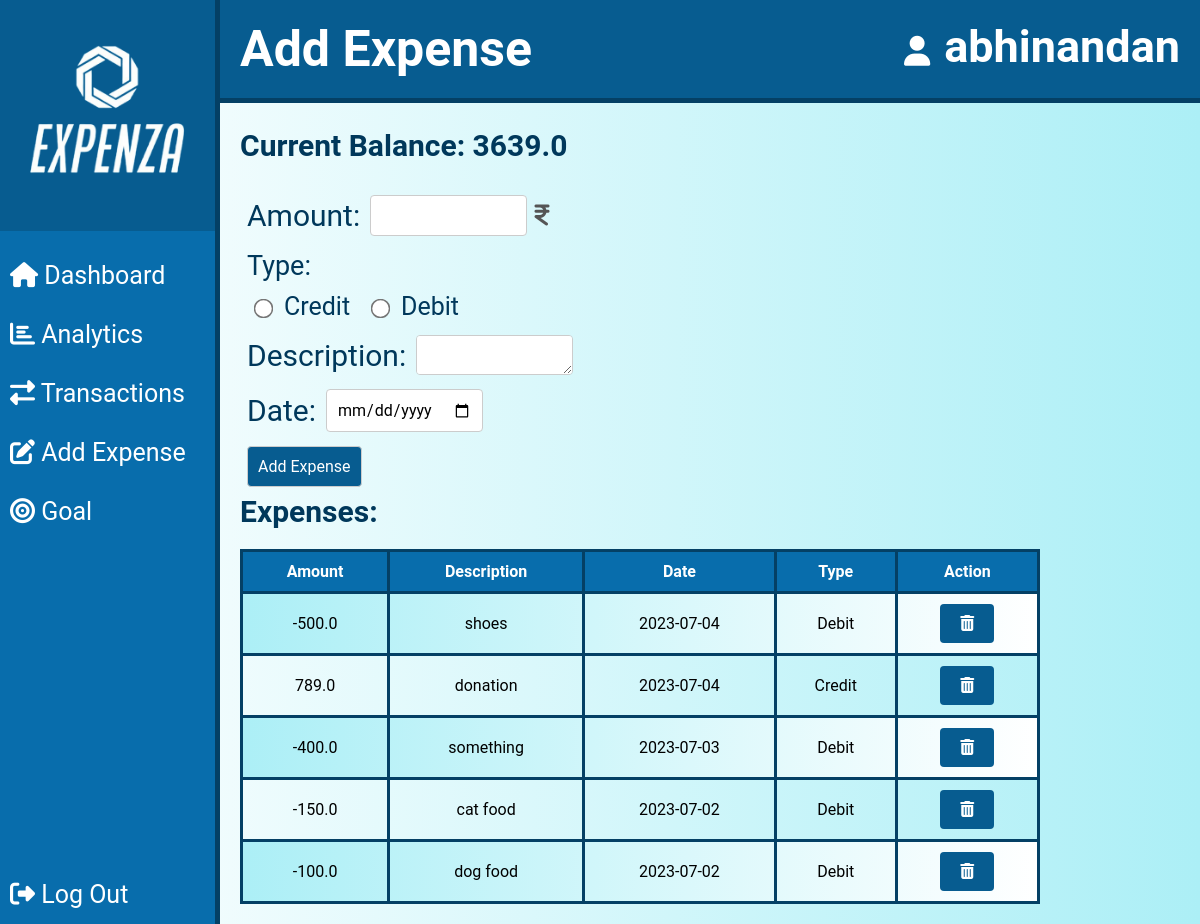
The page /add_expense (signed in) on the database its author committed.
### website/models.py (models this page shows)
class User(UserMixin, db.Model):
    id = db.Column(db.Integer, primary_key=True)
    username = db.Column(db.String(100), nullable=False)
    email = db.Column(db.String(100), unique=True, nullable=False)
    password = db.Column(db.String(100), nullable=False)
    expenses = db.relationship('Expense', backref='user', lazy=True)
    bank_balance = db.Column(db.Float, nullable=False, default=0.0)
    goal = db.Column(db.Float)

class Expense(db.Model):
    id = db.Column(db.Integer, primary_key=True)
    amount = db.Column(db.Float, nullable=False)
    description = db.Column(db.String(200), nullable=False)
    date = db.Column(db.Date, nullable=False)
    amount_type = db.Column(db.String(10), nullable=False)
    user_id = db.Column(db.Integer, db.ForeignKey('user.id'), nullable=False)

### website/views.py (the view)
@views.route('/add_expense', methods=['GET','POST'])
@login_required
def add_expense():
    expenses = Expense.query.filter_by(user_id=current_user.id).order_by(Expense.date.desc()).all()
    expenses = expenses[:5]
    total_balance = current_balance(current_user)
    return render_template('add_expense.html',expenses=expenses,total_balance=total_balance,current_user=current_user)

### website/__init__.py (called while the page is built)
def create_app():
    app = Flask(__name__)
    app.config['SECRET_KEY']='TECHWIZ MAVRICK'
    app.config['SQLALCHEMY_DATABASE_URI']=f'sqlite:///{DB_NAME}'
    db.init_app(app)
    from .views import views
    from .auth import auth
    app.register_blueprint(views,url_prefix='/')
    app.register_blueprint(auth,url_prefix='/')
    from .models import User,Expense
    with app.app_context():
        db.create_all()
    login_manager = LoginManager()
    login_manager.login_view = 'auth.login'
    login_manager.init_app(app)
    @login_manager.user_loader
    def load_user(id):
        return User.query.get(int(id))
    return app

### website/views.py (called while the page is built)
def current_balance(user):
    expenses = Expense.query.filter_by(user_id=user.id).order_by(Expense.date).all()
    current_balance = user.bank_balance
    for expense in expenses:
        if expense.amount_type == 'debit':
            current_balance -= expense.amount
        elif expense.amount_type == 'credit':
            current_balance += expense.amount
    return current_balance

### website/templates/add_expense.html (shortened to what this page needs)
<!DOCTYPE html>
<html>
<head>
  <link rel="stylesheet" href="https://cdnjs.cloudflare.com/ajax/libs/font-awesome/5.15.3/css/all.min.css">
  <link rel="stylesheet" type="text/css" href="{{ url_for('static', filename='style.css') }}">
</head>
<body>
  <div class="navbar">
    <h1 class="navbar-title">Add Expense</h1>
    {% include 'side_navbar.html' %}
  </div>
  <div class="container">
    <div class="balance">
      <h3>Current Balance: {{ total_balance }}</h3>
    </div>
    <form action="{{url_for('views.adding_expense')}}" method="POST">
      <div class="input-group">
        <label for="amount" class="input-group-text">Amount:</label>
        <input type="number" id="amount" name="amount" required>
        <span class="input-icon"><i class="fa-solid fa-indian-rupee-sign"></i></span>
      </div>
      <div class="input-group">
        <div class="type-selection">
          <div class="type-text">Type:</div>
          <div class="radio-selection">
            <label>
              <input type="radio" name="amount_type" value="credit" required>
              <span class="selection-text">Credit</span>
            </label>
            <label>
              <input type="radio" name="amount_type" value="debit" required>
              <span class="selection-text">Debit</span>
            </label>
          </div>
        </div>
      </div>
      <div class="input-group">
        <label for="description" class="input-group-text">Description:</label>
        <textarea id="description" name="description" required></textarea>
      </div>
      <div class="input-group">
        <label for="date" class="input-group-text">Date:</label>
        <input type="date" id="date" name="date" required>
      </div>
      <div class="input-group">
        <input type="submit" class="btn" value="Add Expense">
      </div>
    </form>
    <h2>Expenses:</h2>
    <table>
      <tr>
        <th>Amount</th>
        <th>Description</th>
        <th>Date</th>
        <th>Type</th>
        <th>Action</th>
      </tr>
      {% if expenses %}
        {% for expense in expenses %}
          <tr>
            <td>
              {% if expense.amount_type == "debit" %}
                <span class="debit">-{{ expense.amount }}</span>
              {% else %}
                <span class="credit">{{ expense.amount }}</span>
              {% endif %}
            </td>
            <td>{{ expense.description }}</td>
            <td>{{ expense.date }}</td>
            <td>
              {% if expense.amount_type == "credit" %}
                <span class="credit">Credit</span>
              {% else %}
                <span class="debit">Debit</span>
              {% endif %}
            </td>
            <td>
              <form action="{{ url_for('views.delete_expense', expense_id=expense.id) }}" method="POST" onsubmit="return confirm('Are you sure you want to delete this expense?');">
                <button type="submit" class="btn delete-button">
                  <i class="fas fa-trash-alt"></i>
                </button>
              </form>
            </td>
          </tr>
        {% endfor %}
      {% endif %}
    </table>
  </div>
</body>
</html>

### website/templates/side_navbar.html (shortened to what this page needs)
<!DOCTYPE html>
<html>
<head>
  <link rel="stylesheet" type="text/css" href="{{url_for('static', filename='sidenavbar_style.css') }}">
  <link rel="stylesheet" href="https://cdnjs.cloudflare.com/ajax/libs/font-awesome/5.15.3/css/all.min.css" />
</head>
<body>
  <div class="sidenav">
    <div class="logo-container">
      <img src="{{ url_for('static', filename='logo/logo.png') }}" alt="Logo" class="logo-image">
    </div>
    <a href="{{url_for('views.dashboard')}}"><i class="fas fa-home"></i> Dashboard</a>
    <a href="{{url_for('views.analytics')}}"><i class="fas fa-chart-bar"></i> Analytics</a>
    <a href="{{url_for('views.transaction')}}"><i class="fas fa-exchange-alt"></i> Transactions</a>
    <a href="{{url_for('views.add_expense')}}"><i class="fas fa-edit"></i> Add Expense</a>
    <a href="{{url_for('views.goal')}}"><i class="fas fa-bullseye"></i> Goal</a>
    <a href="{{url_for('auth.logout')}}"><i class="fas fa-sign-out-alt"></i> Log Out</a>
  </div>
  <div class="top-right">
    <div class="user-profile">
      <i class="fas fa-user user-icon"></i>
      <span class="user-name">{{ current_user.username }}</span>
    </div>
  </div>
</body>
</html>

### website/static/style.css (style rules this page uses)
body { font-family: 'Roboto', sans-serif; background-color: #28dfff95; }
.container { max-width: 800px; margin-left: 240px; padding: 0px; }
.navbar { display: flex; justify-content: space-between; align-items: center; margin-bottom: 20px; background-color: #075c90; border-bottom: 5px solid #044065; }
.navbar-title { color: #fff; margin-left:240px; margin-top:20px; }
h1 { font-size: 50px; margin-bottom: 20px; color:#00385b; }
h2 { font-size:30px; margin-bottom:20px; color:#00385b; }
table { width: 100%; border-collapse: collapse; margin-bottom: 20px; }
th, td { padding: 10px; border: 3px solid #044065; text-align: center; }
tr:nth-child(even) { background:linear-gradient(to left,rgb(255, 255, 255),rgb(172, 239, 246)); }
th { background-color: #086dac; color: rgb(255, 255, 255); }
.balance { margin-bottom: 20px; }
.balance h3 { font-size: 30px; padding: 5px 0px; color:#00385b; }
.delete-button { border: none; background: none; cursor: pointer; color: rgb(255, 154, 154); }
.input-group { display: flex; align-items: center; margin-bottom: 0px; padding:7px; }
.input-group input { max-width: 20%; padding: 10px; border: 1px solid #ccc; border-radius: 4px; font-size: 16px; }
.input-group-text { font-size: 30px; margin-right: 10px; color:#00385b; font-style: bold; }
.input-icon { margin-left: 10px; transform: scale(1.5); }
.input-icon i { color: #555; }
.input-group textarea { max-width: 20%; height:40px; padding: 10px; border: 1px solid #ccc; border-radius: 4px; font-size: 16px; color:#00385b; font-style: bold; }
.type-selection label { align-items: center; margin-right: 10px; padding:0px; color:#00385b; font-style: bold; }
.type-selection input[type="radio"] { transform: scale(1.5); margin-right: 10px; margin-left:10px; }
.type-text { font-size: 27px; margin-bottom: 10px; color:#00385b; font-style: bold; }
.btn { padding: 10px 20px; background-color: #075c90; color: #fff; border: none; border-radius: 4px; font-size: 16px; cursor: pointer; }
#description { vertical-align: top; }
.selection-text { font-size: 25px; }

### website/static/sidenavbar_style.css (style rules this page uses)
* { margin: 0; padding: 0; font-family: 'Roboto', sans-serif; box-sizing: border-box; }
body { background:linear-gradient(to right ,rgb(255, 255, 255),rgb(172, 239, 246)); }
.sidenav { height: 100%; width: 220px; position: fixed; z-index: 1; top: 0; left: 0; background-color: #086dac; overflow-x: hidden; padding-top: 0px; color: #fff; display: flex; flex-direction: column; border-right:5px solid #044065; }
.sidenav a { padding: 15px 10px; text-decoration: none; font-size: 25px; color: #fff; display: block; transition: background-color 0.3s; }
.sidenav a:last-child { margin-top: auto; }
.logo-container { display: flex; align-items: center; flex-direction: column; justify-content: center; margin-bottom: 15px; background-color:#075c90; height:25%; }
.logo-image { max-width: 100%; max-height: 100%; width:auto; height: auto; }
.top-right { position: absolute; padding-bottom: 5px; right: 10px; margin-right: 10px; }
.user-name { font-size: 45px; font-weight: bold; color: white; }
.user-icon { font-size: 30px; margin-right: 10px; color: white; }

### rows shown on the page
User: username "abhinandan"
Expense: amount "500.0", description "shoes", date "2023-07-04", amount_type "Debit"
Expense: amount "789.0", description "donation", date "2023-07-04", amount_type "Credit"
Expense: amount "400.0", description "something", date "2023-07-03", amount_type "Debit"
Expense: amount "150.0", description "cat food", date "2023-07-02", amount_type "Debit"
Expense: amount "100.0", description "dog food", date "2023-07-02", amount_type "Debit"

### other values the page prints
{{ total_balance }} "3639.0"
